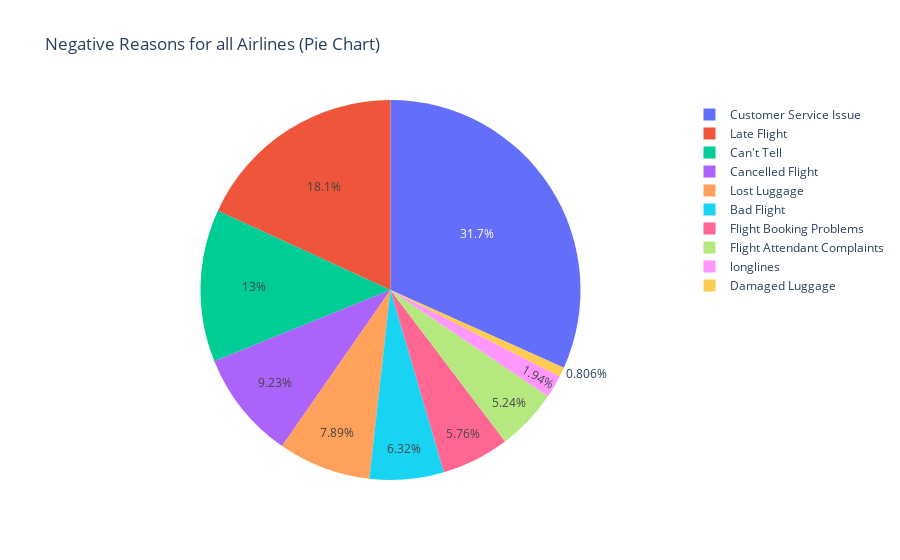

Here is the notebook cell this chart was saved with:
### Code cell
negative_data = df.groupby(['airline', 'negativereason']).size().reset_index(name='count')

# Create pie chart
fig = go.Figure(data=[go.Pie(labels=negative_data['negativereason'], values=negative_data['count'])])

# Customize the chart layout
fig.update_layout(
    title="Negative Reasons for all Airlines (Pie Chart)",
)

# Show the pie chart
fig.show()

### Figure 1 — Plotly figure (JSON) as saved in the notebook; plotly's stock layout.template omitted (floating-point values rounded to 4 significant figures)
{"data": [{"labels": ["Bad Flight", "Can't Tell", "Cancelled Flight", "Customer Service Issue", "Damaged Luggage", "Flight Attendant Complaints", "Flight Booking Problems", "Late Flight", "Lost Luggage", "longlines", "Bad Flight", "Can't Tell", "Cancelled Flight", "Customer Service Issue", "Damaged Luggage", "Flight Attendant Complaints", "Flight Booking Problems", "Late Flight", "Lost Luggage", "longlines", "Bad Flight", "Can't Tell", "Cancelled Flight", "Customer Service Issue", "Damaged Luggage", "Flight Attendant Complaints", "Flight Booking Problems", "Late Flight", "Lost Luggage", "longlines", "Bad Flight", "Can't Tell", "Cancelled Flight", "Customer Service Issue", "Damaged Luggage", "Flight Attendant Complaints", "Flight Booking Problems", "Late Flight", "Lost Luggage", "longlines", "Bad Flight", "Can't Tell", "Cancelled Flight", "Customer Service Issue", "Damaged Luggage", "Flight Attendant Complaints", "Flight Booking Problems", "Late Flight", "Lost Luggage", "longlines", "Bad Flight", "Can't Tell", "Cancelled Flight", "Customer Service Issue", "Damaged Luggage", "Flight Attendant Complaints", "Flight Booking Problems", "Late Flight", "Lost Luggage", "longlines"], "type": "pie", "values": [87, 198, 246, 768, 12, 87, 130, 249, 149, 34, 64, 186, 51, 199, 11, 60, 44, 269, 57, 14, 90, 159, 162, 391, 14, 38, 61, 152, 90, 29, 104, 246, 189, 811, 11, 123, 122, 453, 154, 50, 216, 379, 181, 681, 22, 168, 144, 525, 269, 48, 19, 22, 18, 60, 4, 5, 28, 17, 5, 3]}], "layout": {"title": {"text": "Negative Reasons for all Airlines (Pie Chart)"}}}
